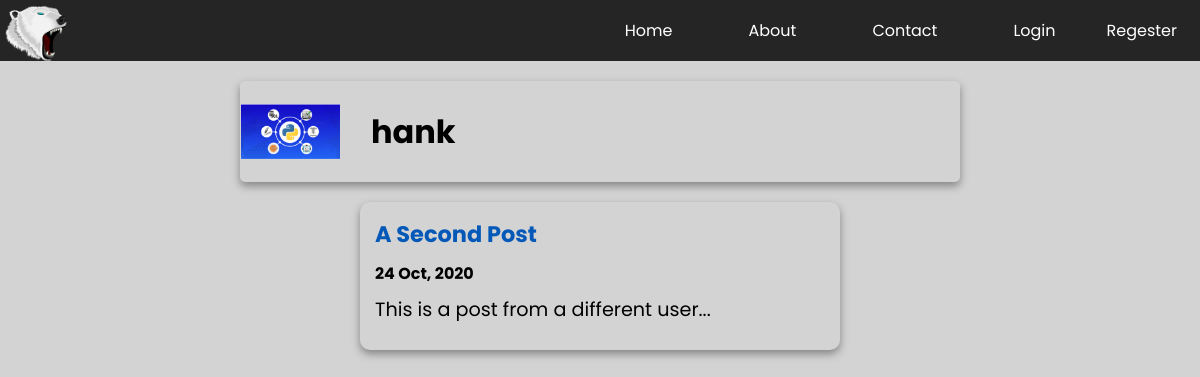
/user/hank, run on an earlier commit of the app's database.
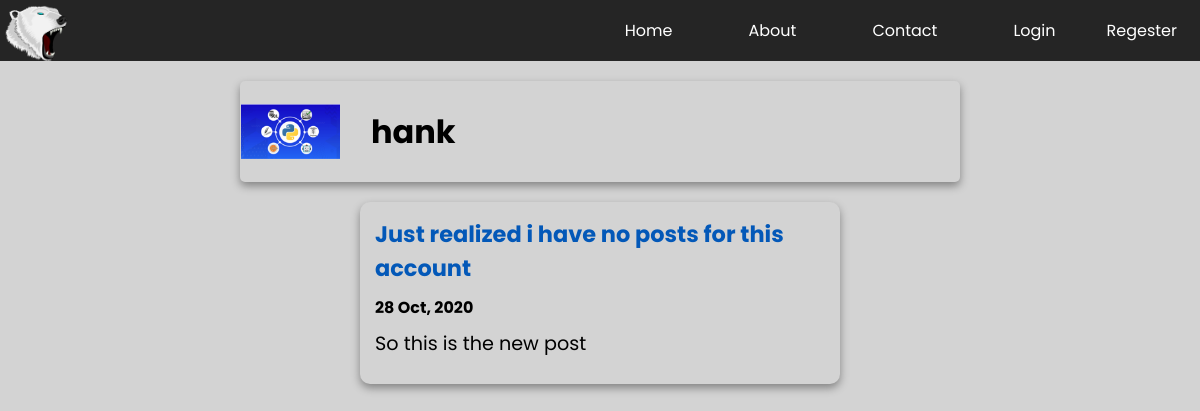
And on a later commit of the database.
### flaskblog/model.py (models this page shows, shortened)
class User(db.Model, UserMixin):
    id = db.Column(db.Integer, primary_key=True)
    username = db.Column(db.String(20), nullable=False, unique=True)
    email = db.Column(db.String(210), nullable=False, unique=True)
    password = db.Column(db.String(60), nullable=False)
    profile_img = db.Column(
        db.String(20), nullable=False, default='default.jpg')
    posts = db.relationship("Post", backref='author', lazy=True)

class Post(db.Model):
    id = db.Column(db.Integer, primary_key=True)
    title = db.Column(db.String(250), nullable=False)
    post_date = db.Column(db.DateTime, nullable=False,
                          default=datetime.utcnow)
    content = db.Column(db.Text, nullable=False)
    user_id = db.Column(db.Integer, db.ForeignKey('user.id'), nullable=False)

### flaskblog/users/routes.py (the view)
@users.route('/user/<string:username>')
def user(username):
    page = request.args.get('page', 1, type=int)
    user = User.query.filter_by(username=username).first()
    posts = Post.query.filter_by(author=user).order_by(
        Post.post_date.desc()).paginate(per_page=POSTS_PER_PAGE, page=page)
    return render_template('user.html', user=user, posts=posts)

### flaskblog/templates/user.html (shortened to what this page needs)
{%extends "layout.html"%} {% block title%} {{user.username}} {% endblock title%} {%
block style%}
<link rel="stylesheet" href="{{ url_for('static', filename='styles/post.css') }}" />
<link rel="stylesheet" href="{{ url_for('static', filename='styles/user.css') }}" />
{%endblock style%} {%block main%}
<div class="container">
    <div class="account-info">
        <div class="img-cont">
            <img
                class="profile-pic"
                src="{{url_for('static', filename='images/profiles/' + user.profile_img)}}"
                alt="Profile Picture"
            />
        </div>
        <div class="text">
            <h1 class="display-username">{{user.username}}</h1>
        </div>
    </div>
</div>
{% for post in posts.items%}
<div class="post">
    <h3 class="post-title">
        <a href="{{url_for('posts.post', post_id=post.id)}}">{{post.title}}</a>
    </h3>
    <h5>{{post.post_date.strftime("%d %b, %Y") }}</h5>
    <p>{{post.content}}</p>
</div>
{%endfor%}  {%endblock main%}

### flaskblog/templates/layout.html (shortened to what this page needs)
<!DOCTYPE html>
<html lang="en">
    <head>
        <link
            rel="stylesheet"
            href="{{ url_for('static', filename='styles/main.css') }}"
        />
        {% block style %} {% endblock style%}
    </head>
    <body>
        <nav>
            <a href="/home">
                <img
                    src="{{ url_for('static', filename='images/logo1v2.png') }}"
                    alt="Polar Code Logo"
                    class="logo"
                />
            </a>
            <ul class="links">
                <li class="link"><a href="{{url_for('main.home')}}">Home</a></li>
                <li class="link"><a href="{{url_for('main.about')}}">About</a></li>
                <li class="link">
                    <a href="{{url_for('main.contact')}}">Contact</a>
                </li>
                {%if current_user.is_authenticated %}
                <li class="link">
                    <a href="{{url_for('users.account')}}"
                        >{{current_user.username}}</a
                    >
                </li>
                <li class="link">
                    <a href="{{url_for('posts.new_post')}}">New Post</a>
                </li>
                <li class="link last">
                    <a href="{{url_for('users.logout')}}">Logout</a>
                </li>
                {%else%}
                <li class="link"><a href="{{url_for('users.login')}}">Login</a></li>
                <li class="link last">
                    <a href="{{url_for('users.regester')}}">Regester</a>
                </li>
                {%endif%}
            </ul>
        </nav>
        <main>{% block main %} {%endblock main%}</main>
    </body>
</html>

### flaskblog/static/styles/main.css (style rules this page uses)
* { margin: 0; padding: 0; box-sizing: border-box; font-family: "Poppins", sans-serif; }
body { background-color: #d3d3d3; }
nav { display: flex; padding: 10px; background-color: #252525; justify-content: space-between; position: relative; }
.links { list-style: none; display: flex; align-items: center; justify-content: space-between; font-size: 1rem; }
.link { padding: 8px; margin: 0 30px; }
.link > a { color: white; text-decoration: none; }
.last { margin: 0 5px; }
.logo { max-width: 7vw; max-height: 7vh; transform: rotateY(180deg); height: fit-content; position: absolute; top: 5px; left: 5px; }
main { width: 100%; margin: 20px auto; text-align: center; }

### flaskblog/static/styles/post.css (style rules this page uses)
.post { width: 40%; text-align: left; background-color: #d3d3d3; border-radius: 10px; margin: 20px auto; padding: 15px; font-size: 1.2rem; box-shadow: 0px 4px 9px 0px #848484; position: relative; }
.post > p { line-height: 1.5em; white-space: pre-wrap; }
.post > * { margin-top: 10px; margin-bottom: 10px; }
.post a { text-decoration: none; color: #0358b8; }
.img-cont { position: relative; width: 50px; height: 50px; overflow: hidden; display: flex; align-items: center; margin-right: 10px; }

### flaskblog/static/styles/user.css (style rules this page uses)
.container { width: 60%; margin: 0 auto; position: relative; }
.container > div { margin-bottom: 20px; }
.account-info { display: flex; justify-content: start; align-items: center; background-color: #d3d3d3; border-radius: 5px; box-shadow: 0px 4px 9px 0px #848484; }
.text { margin-left: 20px; text-align: start; }
.img-cont { position: relative; width: 101px; height: 101px; border-radius: 5px; border: 1px solid transparent; overflow: hidden; display: flex; justify-content: center; align-items: center; }
.profile-pic { max-width: 100%; max-height: 100%; }
.post > .post-title { margin-top: 0; }

What changed in the data, as far as the page shows it:
removed Post: title "A Second Post", post_date "24 Oct, 2020", content "This is a post from a different user..."
now on this page (row edited): Post: title "Just realized i have no posts for this account", post_date "28 Oct, 2020", content "So this is the new post"
